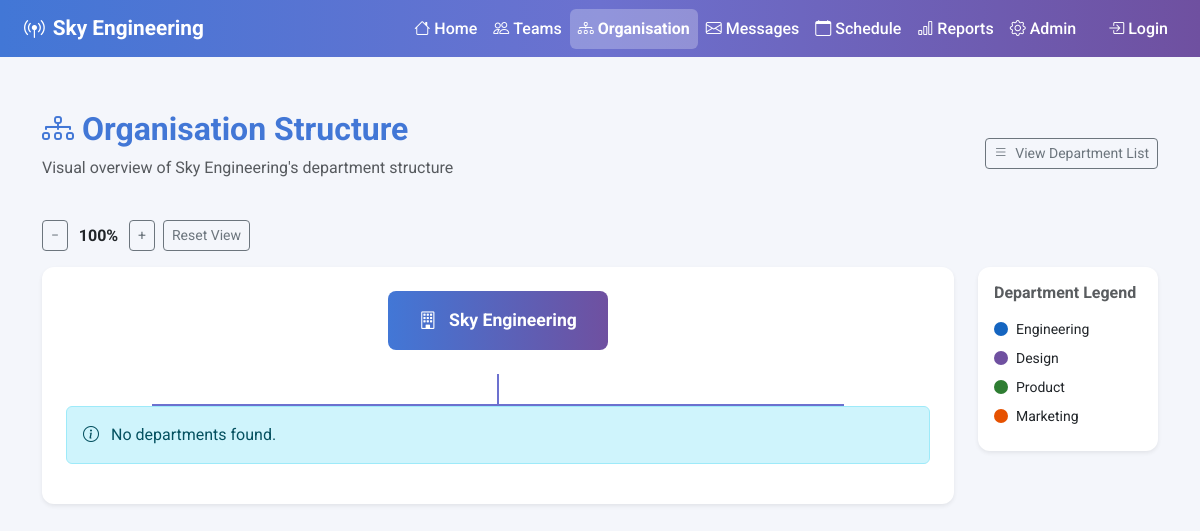
Before: /org-chart/ with the older database file.
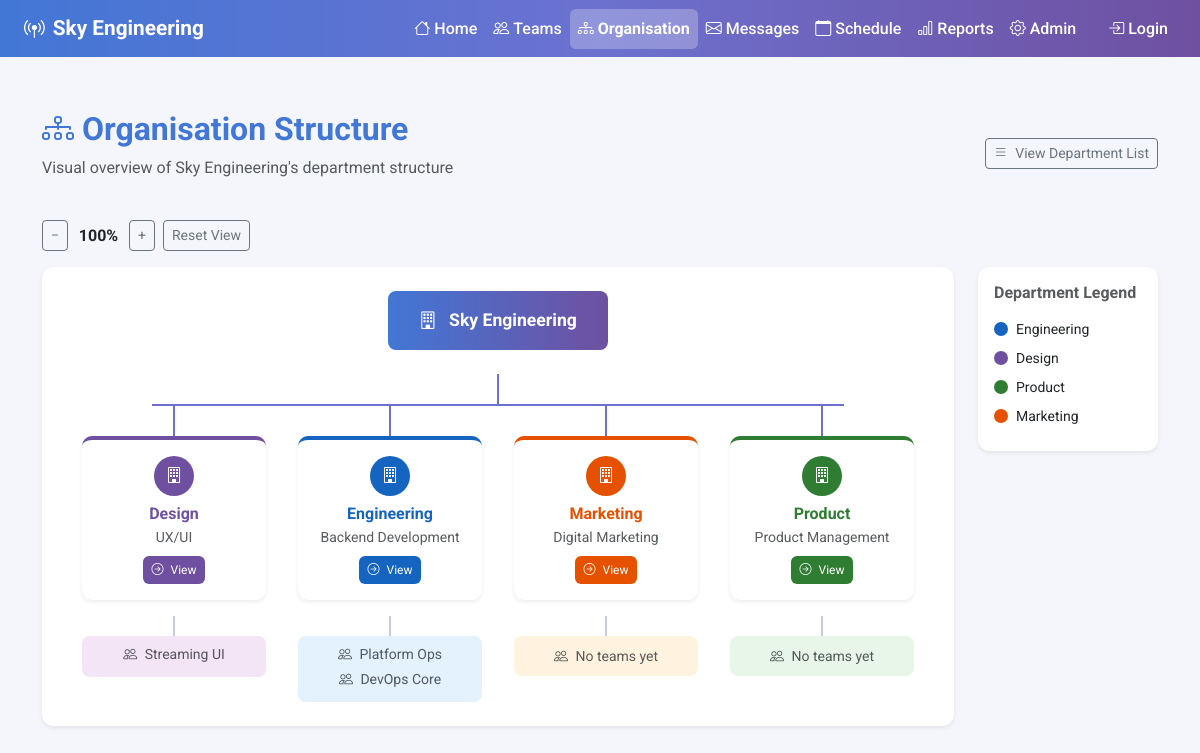
After: the same page with the newer database file.
### organisation_feature/models.py (models this page shows, shortened)
class Department(models.Model):
    department_name = models.CharField(max_length=150)
    specialisation = models.CharField(max_length=200, blank=True)
    description = models.TextField(blank=True)
    class Meta:
        ordering = ['department_name']

### teams_feature/models.py (models this page shows, shortened)
class Team(models.Model):
    team_name = models.CharField(max_length=100)
    department = models.ForeignKey(
        Department, on_delete=models.CASCADE,
        related_name='teams'
    )
    manager = models.ForeignKey(
        User, on_delete=models.SET_NULL,
        null=True, blank=True,
        related_name='managed_teams'
    )
    team_type = models.ForeignKey(
        TeamType, on_delete=models.SET_NULL,
        null=True, blank=True,
        related_name='teams'
    )
    description = models.TextField(blank=True)
    purpose = models.TextField(blank=True)
    team_size = models.IntegerField(default=0)
    created_date = models.DateField(auto_now_add=True)
    is_active = models.BooleanField(default=True)

### organisation_feature/views.py (the view)
# urls.py: path('org-chart/', views.org_chart, name='org_chart'),
def org_chart(request):
    departments = Department.objects.prefetch_related('teams').all()
    return render(request, 'organisation_feature/org_chart.html', {
        'departments': departments,
    })

### organisation_feature/templates/organisation_feature/org_chart.html (shortened to what the changed rows need)
{% extends 'global.html' %}
{% block content %}
<div class="container-fluid">
    <div class="d-flex justify-content-between align-items-center mb-4">
        <div>
            <h2 class="fw-bold" style="color: #4277D6;">
                <i class="bi bi-diagram-3"></i> Organisation Structure
            </h2>
        </div>
    </div>
    <div class="d-flex gap-4 align-items-start">
        <div id="orgChart" class="card border-0 shadow-sm mb-4 flex-grow-1" style="border-radius: 12px; overflow-x: auto;">
            <div class="card-body p-4">
                <div class="d-flex justify-content-around flex-wrap mt-0 pt-0">
                    {% for department in departments %}
                    {% with dept_name=department.department_name|lower %}
                    {% if "engineering" in dept_name %}
                        {% with dept_color="#1565C0" dept_bg="#E3F2FD" %}
                        <div class="text-center" style="min-width: 200px; margin-top: 0;">
                            <div class="d-flex justify-content-center">
                                <div style="width: 2px; height: 30px; background-color: #6C71CF;"></div>
                            </div>
                            <div class="card border-0 shadow-sm mx-2 mb-3 dept-card" style="border-radius: 10px; border-top: 4px solid {{ dept_color }} !important;">
                                <div class="card-body p-3 text-center">
                                    <div class="rounded-circle d-flex align-items-center justify-content-center mx-auto mb-2" style="width:40px; height:40px; background-color: {{ dept_color }};">
                                        <i class="bi bi-building text-white"></i>
                                    </div>
                                    <h6 class="fw-bold mb-1" style="color: {{ dept_color }};">{{ department.department_name }}</h6>
                                    <p class="text-muted small mb-2">{{ department.specialisation|default:"No specialisation" }}</p>
                                    <a href="/departments/{{ department.id }}/" class="btn btn-sm text-white" style="background-color: {{ dept_color }}; border-radius: 6px; font-size: 0.75rem;">
                                        <i class="bi bi-arrow-right-circle me-1"></i> View
                                    </a>
                                </div>
                            </div>
                            <div class="d-flex justify-content-center">
                                <div style="width: 2px; height: 20px; background-color: #c5cae9;"></div>
                            </div>
                            <div class="card border-0 mx-2" style="border-radius: 8px; background-color: {{ dept_bg }};">
                                <div class="card-body p-2 text-center">
                                    {% for team in department.teams.all %}
                                    <small class="d-block text-muted mb-1"><i class="bi bi-people me-1"></i> {{ team.team_name }}</small>
                                    {% empty %}
                                    <small class="text-muted"><i class="bi bi-people me-1"></i> No teams yet</small>
                                    {% endfor %}
                                </div>
                            </div>
                        </div>
                        {% endwith %}
                    {% elif "design" in dept_name %}
                        {% with dept_color="#6F50A0" dept_bg="#F3E5F5" %}
                        <div class="text-center" style="min-width: 200px; margin-top: 0;">
                            <div class="d-flex justify-content-center">
                                <div style="width: 2px; height: 30px; background-color: #6C71CF;"></div>
                            </div>
                            <div class="card border-0 shadow-sm mx-2 mb-3 dept-card" style="border-radius: 10px; border-top: 4px solid {{ dept_color }} !important;">
                                <div class="card-body p-3 text-center">
                                    <div class="rounded-circle d-flex align-items-center justify-content-center mx-auto mb-2" style="width:40px; height:40px; background-color: {{ dept_color }};">
                                        <i class="bi bi-building text-white"></i>
                                    </div>
                                    <h6 class="fw-bold mb-1" style="color: {{ dept_color }};">{{ department.department_name }}</h6>
                                    <p class="text-muted small mb-2">{{ department.specialisation|default:"No specialisation" }}</p>
                                    <a href="/departments/{{ department.id }}/" class="btn btn-sm text-white" style="background-color: {{ dept_color }}; border-radius: 6px; font-size: 0.75rem;">
                                        <i class="bi bi-arrow-right-circle me-1"></i> View
                                    </a>
                                </div>
                            </div>
                            <div class="d-flex justify-content-center">
                                <div style="width: 2px; height: 20px; background-color: #c5cae9;"></div>
                            </div>
                            <div class="card border-0 mx-2" style="border-radius: 8px; background-color: {{ dept_bg }};">
                                <div class="card-body p-2 text-center">
                                    {% for team in department.teams.all %}
                                    <small class="d-block text-muted mb-1"><i class="bi bi-people me-1"></i> {{ team.team_name }}</small>
                                    {% empty %}
                                    <small class="text-muted"><i class="bi bi-people me-1"></i> No teams yet</small>
                                    {% endfor %}
                                </div>
                            </div>
                        </div>
                        {% endwith %}
                    {% elif "product" in dept_name %}
                        {% with dept_color="#2E7D32" dept_bg="#E8F5E9" %}
                        <div class="text-center" style="min-width: 200px; margin-top: 0;">
                            <div class="d-flex justify-content-center">
                                <div style="width: 2px; height: 30px; background-color: #6C71CF;"></div>
                            </div>
                            <div class="card border-0 shadow-sm mx-2 mb-3 dept-card" style="border-radius: 10px; border-top: 4px solid {{ dept_color }} !important;">
                                <div class="card-body p-3 text-center">
                                    <div class="rounded-circle d-flex align-items-center justify-content-center mx-auto mb-2" style="width:40px; height:40px; background-color: {{ dept_color }};">
                                        <i class="bi bi-building text-white"></i>
                                    </div>
                                    <h6 class="fw-bold mb-1" style="color: {{ dept_color }};">{{ department.department_name }}</h6>
                                    <p class="text-muted small mb-2">{{ department.specialisation|default:"No specialisation" }}</p>
                                    <a href="/departments/{{ department.id }}/" class="btn btn-sm text-white" style="background-color: {{ dept_color }}; border-radius: 6px; font-size: 0.75rem;">
                                        <i class="bi bi-arrow-right-circle me-1"></i> View
                                    </a>
                                </div>
                            </div>
                            <div class="d-flex justify-content-center">
                                <div style="width: 2px; height: 20px; background-color: #c5cae9;"></div>
                            </div>
                            <div class="card border-0 mx-2" style="border-radius: 8px; background-color: {{ dept_bg }};">
                                <div class="card-body p-2 text-center">
                                    {% for team in department.teams.all %}
                                    <small class="d-block text-muted mb-1"><i class="bi bi-people me-1"></i> {{ team.team_name }}</small>
                                    {% empty %}
                                    <small class="text-muted"><i class="bi bi-people me-1"></i> No teams yet</small>
                                    {% endfor %}
                                </div>
                            </div>
                        </div>
                        {% endwith %}
                    {% elif "marketing" in dept_name %}
                        {% with dept_color="#E65100" dept_bg="#FFF3E0" %}
                        <div class="text-center" style="min-width: 200px; margin-top: 0;">
                            <div class="d-flex justify-content-center">
                                <div style="width: 2px; height: 30px; background-color: #6C71CF;"></div>
                            </div>
                            <div class="card border-0 shadow-sm mx-2 mb-3 dept-card" style="border-radius: 10px; border-top: 4px solid {{ dept_color }} !important;">
                                <div class="card-body p-3 text-center">
                                    <div class="rounded-circle d-flex align-items-center justify-content-center mx-auto mb-2" style="width:40px; height:40px; background-color: {{ dept_color }};">
                                        <i class="bi bi-building text-white"></i>
                                    </div>
                                    <h6 class="fw-bold mb-1" style="color: {{ dept_color }};">{{ department.department_name }}</h6>
                                    <p class="text-muted small mb-2">{{ department.specialisation|default:"No specialisation" }}</p>
                                    <a href="/departments/{{ department.id }}/" class="btn btn-sm text-white" style="background-color: {{ dept_color }}; border-radius: 6px; font-size: 0.75rem;">
                                        <i class="bi bi-arrow-right-circle me-1"></i> View
                                    </a>
                                </div>
                            </div>
                            <div class="d-flex justify-content-center">
                                <div style="width: 2px; height: 20px; background-color: #c5cae9;"></div>
                            </div>
                            <div class="card border-0 mx-2" style="border-radius: 8px; background-color: {{ dept_bg }};">
                                <div class="card-body p-2 text-center">
                                    {% for team in department.teams.all %}
                                    <small class="d-block text-muted mb-1"><i class="bi bi-people me-1"></i> {{ team.team_name }}</small>
                                    {% empty %}
                                    <small class="text-muted"><i class="bi bi-people me-1"></i> No teams yet</small>
                                    {% endfor %}
                                </div>
                            </div>
                        </div>
                        {% endwith %}
                    {% endif %}
                    {% endwith %}
                    {% empty %}
                    <div class="col-12">
                        <div class="alert alert-info">
                            <i class="bi bi-info-circle me-2"></i> No departments found.
                        </div>
                    </div>
                    {% endfor %}
                </div>
            </div>
        </div>
    </div>
</div>
{% endblock %}

Changed rows visible on the page:
added Department: department_name "Design", specialisation "UX/UI"
added Team: team_name "Streaming UI", shown under "Design"
added Department: department_name "Engineering", specialisation "Backend Development"
added Team: team_name "Platform Ops", shown under "Engineering"
added Team: team_name "DevOps Core", shown under "Engineering"
added Department: department_name "Marketing", specialisation "Digital Marketing"
added Department: department_name "Product", specialisation "Product Management"
Other visible differences:
text no longer shown: "No departments found."
